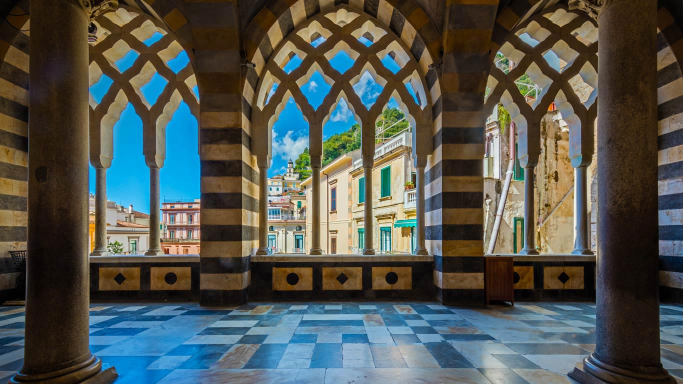
#> input picture IA1.jpg, 1366 x 768 px (shown at 1/2 size)
$ python Histogram.py
#> lines starting #> are read from the running program, lines starting #| are printed output that depends on the picture
# Histogrm Equalisation

import cv2
import numpy as np
from collections import Counter
from pprint import pprint
import matplotlib.pyplot as plt

image = cv2.resize(cv2.imread("./IA1.jpg"),(400,200))
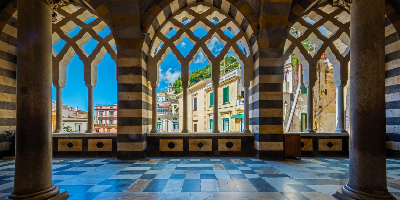
#> image: shape (200, 400, 3); mean B, G, R 80.1, 85.7, 81.3
plt.imshow(image)
plt.show()

cv2.imshow("image", image)
cv2.waitKey(0)
cv2.destroyAllWindows()

counter = Counter(image.ravel().copy())
#> counter = 255 items
# print(counter)
plt.bar(counter.keys(), counter.values())
plt.show()
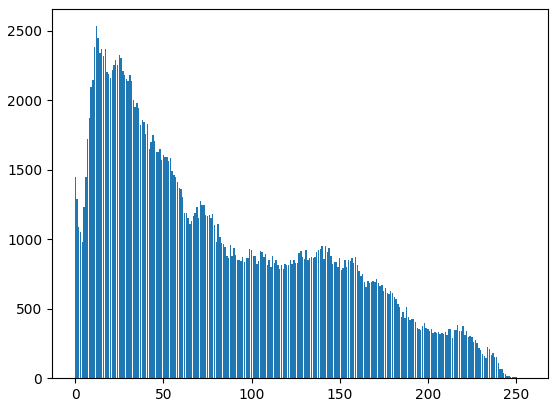
#> figure drawn by matplotlib, 1 panel; tallest bar 2534 high, from x = 11.6 to 12.4

dic = dict(counter)
#> dic = 255 items
Pixels = np.array([i for i in dic.values()])
#> Pixels = 255 values, max 2534 at index 10, min 1 at index 252, mean 941.2
total_pixels = Pixels.sum()
#> total_pixels = 240000
n = len(dic)
#> n = 255


Keys = np.array([i for i in dic.keys()])
#> Keys = 255 values, max 255 at index 254, min 0 at index 69, mean 127

for i in range(256):
    l = list()
    if i not in dic:
        l.append(0)
        dic[i] = 0
    else :
        l.append(dic[i])

    l.append(float(dic[i]/total_pixels))

    if i == 0:
        # print(l[-1])
        l.append(l[-1])
    else:
        # print(dic[i-1][2])
        l.append(l[-1] + dic[i-1][2])

    l.append( int(l[-1]*(n-1)) )
    dic[i] = l
#> after the loop, dic = 256 items

# pprint(dic)
# print(dic[:10])
new_dic = dict()
for i in range(len(dic)):
    if dic[i][-1] not in new_dic:
        new_dic[dic[i][-1]] = 0
    new_dic[dic[i][-1]] += dic[i][0]
#> after the loop, new_dic = 191 items
# pprint(new_dic)

plt.bar(new_dic.keys(), new_dic.values())
plt.show()
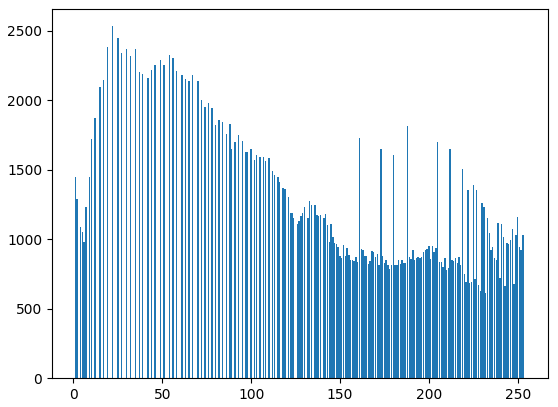
#> figure drawn by matplotlib, 1 panel; tallest bar 2534 high, from x = 21.6 to 22.4

new_image = image.copy()
for i in range(new_image.shape[0]):
    for j in range(new_image.shape[1]):
        for k in range(new_image.shape[2]):
            new_image[i, j, k] = dic[new_image[i, j, k]][-1]
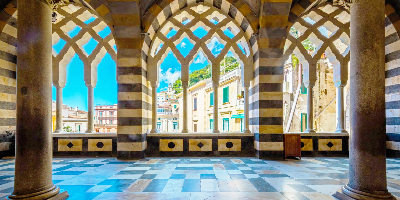
#> new_image: shape (200, 400, 3); mean B, G, R 118.1, 133.4, 130.1

new_image = np.array(new_image)
print('Enhanced Image')
plt.imshow(new_image.copy())
plt.show()

cv2.imshow('Image1', image.copy())
cv2.imshow('Enhanced Image', new_image.copy())
# cv2.imwrite('Desired_image.jpg',new_image.copy())
cv2.waitKey(0)
cv2.destroyAllWindows()

$ run again, with IA2.jpg copied over IA1.jpg
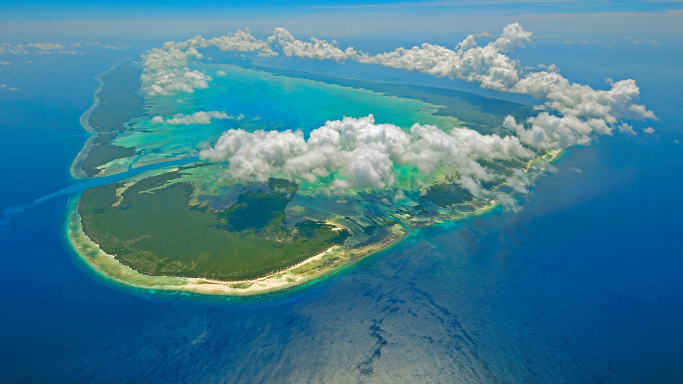
#> input picture IA2.jpg, 1366 x 768 px (shown at 1/2 size)
#> counter = 256 items
#> `plt.show()`:
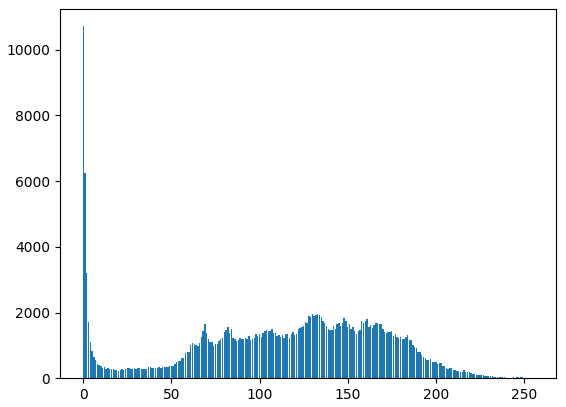
#> figure drawn by matplotlib, 1 panel; tallest bar 10719 high, from x = -0.4 to 0.4
#> Pixels = 256 values, max 10719 at index 28, min 8 at index 254, mean 937.5
#> total_pixels = 240000
#> n = 256
#> Keys = 256 values, max 255 at index 249, min 0 at index 28, mean 127.5
#> after the loop `for i in range(len(dic)):`: new_dic = 171 items
#> after the loop `for i in range(new_image.shape[0]):`:
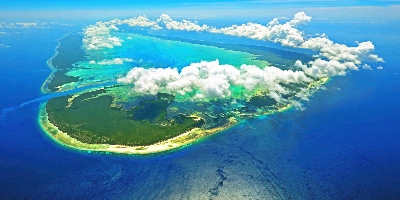
#> new_image: shape (200, 400, 3); mean B, G, R 173.6, 139.5, 71

$ run again, with IA4.jpg copied over IA1.jpg
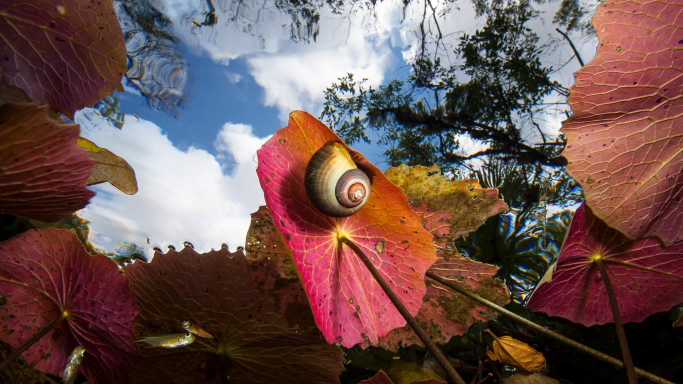
#> input picture IA4.jpg, 1366 x 768 px (shown at 1/2 size)
#> counter = 256 items
#> `plt.show()`:
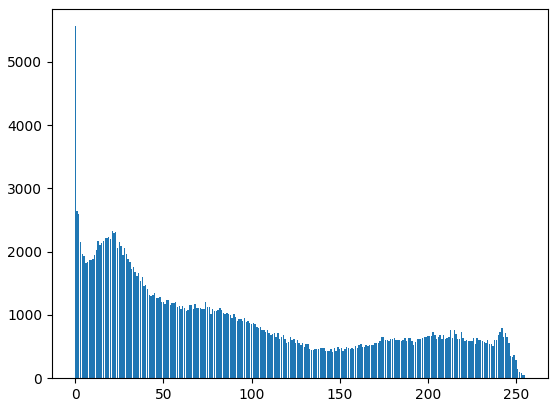
#> figure drawn by matplotlib, 1 panel; tallest bar 5563 high, from x = -0.4 to 0.4
#> Pixels = 256 values, max 5563 at index 254, min 56 at index 222, mean 937.5
#> total_pixels = 240000
#> n = 256
#> Keys = 256 values, max 255 at index 222, min 0 at index 254, mean 127.5
#> after the loop `for i in range(len(dic)):`: new_dic = 194 items
#> after the loop `for i in range(new_image.shape[0]):`:
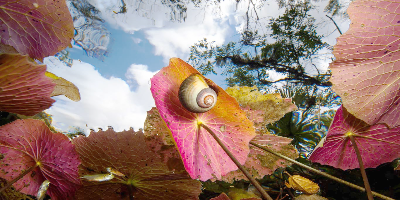
#> new_image: shape (200, 400, 3); mean B, G, R 112.3, 121, 149.6
